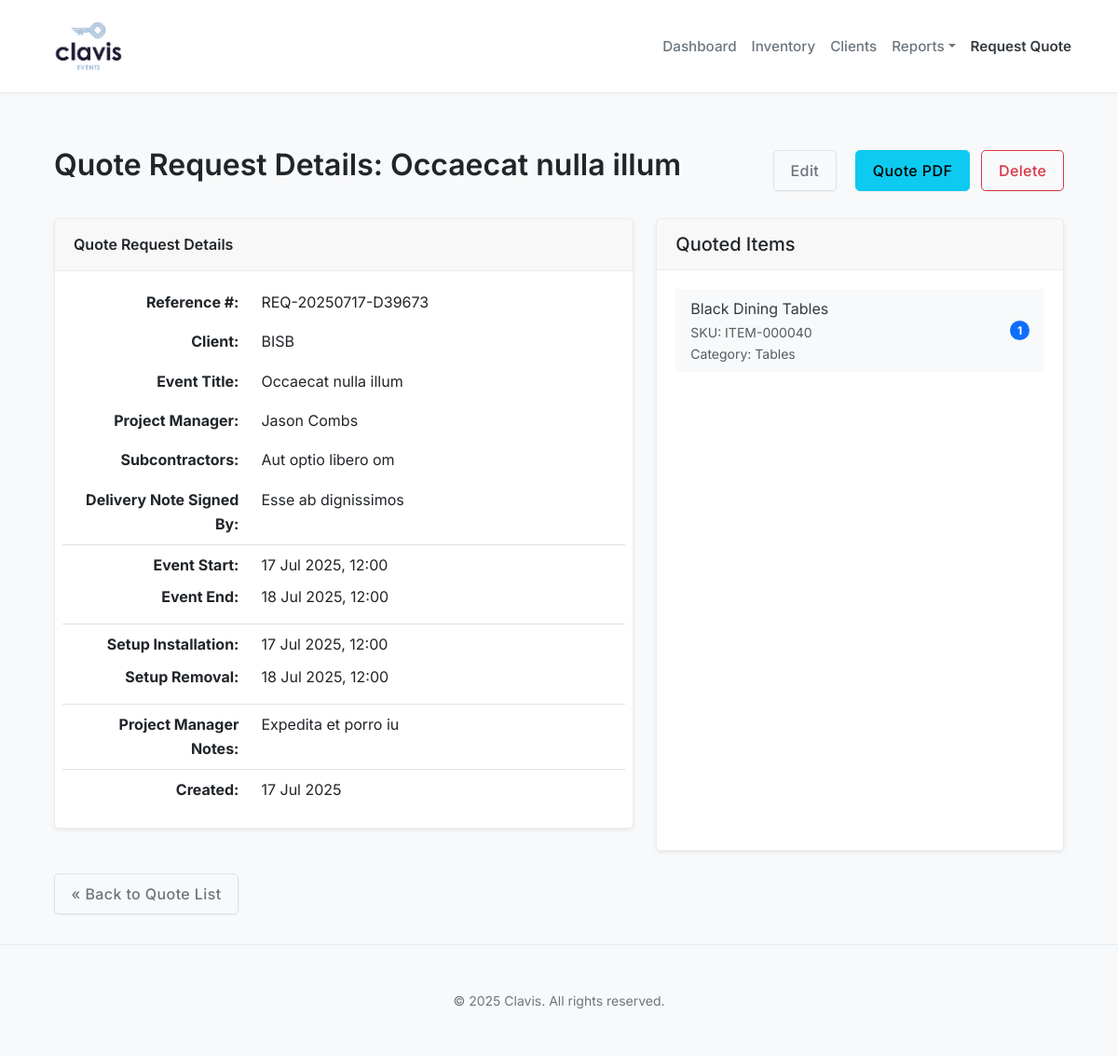
The page /request_quote/5/details/ on the database its author committed.
### request_quote/models.py (models this page shows, shortened)
class QuoteRequest(models.Model):
    client = models.ForeignKey(
        'clients.Client',  # <-- This is valid
        on_delete=models.SET_NULL,
        null=True,
        blank=True,
        related_name='%(class)ss',
        help_text="The client associated with this quote."
    )
    event_start_date = models.DateTimeField()
    setup_installation_datetime = models.DateTimeField()
    event_end_date = models.DateTimeField()
    setup_removal_datetime = models.DateTimeField()
    event_title = models.CharField(max_length=255)
    project_manager = models.ForeignKey(
        User,
        on_delete=models.SET_NULL,
        null=True,
        blank=True,
        related_name="quoted_projects",
        help_text="User assigned as Project Manager"
    )
    subcontractors = models.CharField(max_length=255, blank=True)
    delivery_note_signed_from = models.CharField(max_length=255, blank=True)
    date_created = models.DateField(auto_now_add=True)
    reference_number = models.CharField(max_length=50, unique=True, default=generate_reference_number)
    project_manager_notes = models.TextField(blank=True)

class QuoteRequestItem(BookingItemBase):
    booking = models.ForeignKey(
        QuoteRequest,
        on_delete=models.CASCADE,
        related_name='items',
        help_text="The quote request this item is linked to."
    )
    class Meta:
        unique_together = [['booking', 'item']]
        verbose_name = "Quote Request Item"
        verbose_name_plural = "Quote Request Items"

### clients/models.py (models this page shows, shortened)
class Client(models.Model):
    name = models.CharField(
        max_length=200,
        help_text="Client's full name or primary contact name if company."
    )
    company_name = models.CharField(
        max_length=200,
        blank=True, # Optional field
        null=True,  # Allow null in database
        help_text="Company name, if applicable."
    )
    contact_person = models.CharField(
        max_length=150,
        blank=True,
        null=True,
        help_text="Specific contact person at the company (if different from name)."
    )
    email = models.EmailField(
        unique=True, # Still unique if provided
        null=True,   # Allow NULL in the database (for optional unique fields)
        blank=True,  # Allow to be blank in forms
        help_text="Primary email address for the client (optional)."
    )
    phone = models.CharField(
        max_length=30, # Adjust max_length based on expected phone number formats
        blank=True,    # Allow to be blank in forms
        null=True,     # Allow NULL in the database
        help_text="Primary phone number for the client (optional)."
    )
    address = models.TextField(
        blank=True,
        null=True,
        help_text="Billing or primary address for the client."
    )
    created_at = models.DateTimeField(auto_now_add=True) # Timestamp for creation
    updated_at = models.DateTimeField(auto_now=True)    # Timestamp for last update
    class Meta:
        ordering = ['company_name', 'name'] # Order clients primarily by company, then name

### inventory/models.py (models this page shows, shortened)
class Item(models.Model):
    class DimensionUnit(models.TextChoices):
        CM = 'CM', _('Centimeters')
        IN = 'IN', _('Inches')
        MM = 'MM', _('Millimeters')
        M = 'M', _('Meters')
        DM = 'DM', _('Diameters')
    class ItemSourceType(models.TextChoices):
        OWNED = 'OWNED', _('Owned by Company')
        CLIENT_SUPPLIED = 'CLIENT_SUPPLIED', _('Supplied by Client for Event')
    item_source = models.CharField(
        max_length=20,
        choices=ItemSourceType.choices,
        default=ItemSourceType.OWNED,
        help_text="Indicates the source or ownership of the item."
    )
    name = models.CharField(
        max_length=200,
        help_text="Clear, descriptive name (e.g., 'White Folding Chair', '6ft Rectangular Table')."
    )
    description = models.TextField(
        blank=True,
        null=True,
        help_text="More detailed notes about the item."
    )
    sku = models.CharField(
        max_length=50,
        unique=True,
        blank=True,
        editable=False,
        help_text="System-generated unique Stock Keeping Unit."
    )
    category = models.ForeignKey(
        Category,
        on_delete=models.SET_NULL,
        null=True,
        blank=True,
        related_name='items',
        help_text="Category this item belongs to."
    )
    storage_location = models.CharField(
        max_length=200,
        blank=True,
        help_text="Physical storage location (e.g., Warehouse A, Shelf B-3)."
    )
    initial_quantity = models.PositiveIntegerField(
        default=0,
        help_text="Total number of this specific item owned or received from client." # Updated help_text
    )
    depth = models.DecimalField(max_digits=10, decimal_places=2, null=True, blank=True, help_text="Depth dimension (optional).")
    width = models.DecimalField(max_digits=10, decimal_places=2, null=True, blank=True, help_text="Width dimension (optional).")
    height = models.DecimalField(max_digits=10, decimal_places=2, null=True, blank=True, help_text="Height dimension (optional).")
    dimension_unit = models.CharField(
        max_length=5,
        choices=DimensionUnit.choices,
        default=DimensionUnit.CM,
        help_text="Units for the dimensions provided (Depth x Width x Height)."
    )
    image1 = models.ImageField( upload_to='item_images/', help_text="Primary image of the item." ) # Consider making optional if client items might not have images
    image2 = models.ImageField( upload_to='item_images/', blank=True, null=True, help_text="Optional second image of the item." )
    purchase_price = models.DecimalField(
        max_digits=10, decimal_places=2, null=True, blank=True,
        help_text="Cost of acquiring a single unit of this item (for valuation, N/A for client-supplied)."
    )
    rent_price_per_day = models.DecimalField(
        max_digits=10, decimal_places=2,
        help_text="Daily rental charge for a single unit of this item (N/A for client-supplied)."
    ) # Consider null=True, blank=True if client-supplied items have no rent price
    supplier = models.ForeignKey(
        'suppliers.Supplier',
        on_delete=models.SET_NULL, null=True, blank=True,
        related_name='supplied_items',
        help_text="Supplier this item was purchased from (optional, N/A for client-supplied)."
    )
    created_at = models.DateTimeField(auto_now_add=True)
    updated_at = models.DateTimeField(auto_now=True)
    class Meta:
        ordering = ['category', 'name']

class Category(models.Model):
    name = models.CharField(
        max_length=100,
        unique=True,
        help_text="Name of the category (e.g., Furniture, Linens, AV Equipment)."
    )
    parent = models.ForeignKey(
        'self',
        on_delete=models.CASCADE,
        null=True,
        blank=True,
        related_name='subcategories',
        help_text="Optional parent category for creating hierarchies."
    )
    class Meta:
        verbose_name_plural = "Categories"
        ordering = ['name']

### request_quote/views.py (the view)
# urls.py: path('<int:quote_id>/details/', views.quote_detail_view, name='quote_detail'),
def quote_detail_view(request, quote_id):
    quote = get_object_or_404(
        QuoteRequest.objects.select_related('project_manager','client').prefetch_related('items__item'),
        pk=quote_id
    )
    context = {
        'quote': quote,
        'page_title': f"Quote Request Details: {quote.event_title or quote.reference_number}"
    }
    return render(request, 'request_quote/quote_detail.html', context)

### request_quote/templates/request_quote/quote_detail.html (shortened to what this page needs)
{% extends 'base.html' %}
{% load static %}
{% load humanize %}
{% block content %}
<div class="container mt-4">
    <div class="d-flex justify-content-between align-items-center mb-4">
        <h1>{{ page_title }}</h1>
        <div>
            <a href="{% url 'request_quote:quote_edit' quote_id=quote.id %}" class="btn btn-outline-secondary me-2"> Edit</a>
            <a href="{% url 'request_quote:quote_pdf_view' quote_id=quote.id %}" target="_blank" class="btn btn-info ms-2"> Quote PDF</a>
            <a href="{% url 'request_quote:quote_delete' quote_id=quote.id %}" class="btn btn-outline-danger ms-2"> Delete</a>
        </div>
    </div>
    <div class="row g-4">
        <div class="col-lg-7">
            <div class="card shadow-sm mb-4">
                <div class="card-header">
                    Quote Request Details
                </div>
                <div class="card-body">
                    <dl class="row mb-0">
                        <dt class="col-sm-4 text-sm-end pb-2">Reference #:</dt>
                        <dd class="col-sm-8 pb-2">{{ quote.reference_number }}</dd>
                        <dt class="col-sm-4 text-sm-end pb-2">Client:</dt>
                        <dd class="col-sm-8 pb-2">{{ quote.client.name|default:"N/A" }}</dd>
                        <dt class="col-sm-4 text-sm-end pb-2">Event Title:</dt>
                        <dd class="col-sm-8 pb-2">{{ quote.event_title|default:"N/A" }}</dd>
                        {% if quote.project_manager %}
                        <dt class="col-sm-4 text-sm-end pb-2">Project Manager:</dt>
                        <dd class="col-sm-8 pb-2">{{ quote.project_manager.get_full_name|default:quote.project_manager.username }}</dd>
                        {% endif %}
                        {% if quote.subcontractors %}
                        <dt class="col-sm-4 text-sm-end pb-2">Subcontractors:</dt>
                        <dd class="col-sm-8 pb-2">{{ quote.subcontractors }}</dd>
                        {% endif %}
                        {% if quote.delivery_note_signed_from %}
                        <dt class="col-sm-4 text-sm-end pb-2">Delivery Note Signed By:</dt>
                        <dd class="col-sm-8 pb-2">{{ quote.delivery_note_signed_from }}</dd>
                        {% endif %}
                        <dt class="col-sm-4 text-sm-end pt-2 border-top">Event Start:</dt>
                        <dd class="col-sm-8 pt-2 border-top">{{ quote.event_start_date|date:"d M Y, H:i" }}</dd>
                        <dt class="col-sm-4 text-sm-end pb-2">Event End:</dt>
                        <dd class="col-sm-8 pb-2">{{ quote.event_end_date|date:"d M Y, H:i" }}</dd>
                        <dt class="col-sm-4 text-sm-end pt-2 border-top">Setup Installation:</dt>
                        <dd class="col-sm-8 pt-2 border-top">{{ quote.setup_installation_datetime|date:"d M Y, H:i" }}</dd>
                        <dt class="col-sm-4 text-sm-end pb-2">Setup Removal:</dt>
                        <dd class="col-sm-8 pb-2">{{ quote.setup_removal_datetime|date:"d M Y, H:i" }}</dd>
                        {% if quote.project_manager_notes %}
                        <dt class="col-sm-4 text-sm-end pb-2 pt-2 border-top">Project Manager Notes:</dt>
                        <dd class="col-sm-8 pb-2 pt-2 border-top">{{ quote.project_manager_notes|linebreaksbr|default:"N/A" }}</dd>
                        {% endif %}
                        <dt class="col-sm-4 text-sm-end pt-2 border-top">Created:</dt>
                        <dd class="col-sm-8 pt-2 border-top">{{ quote.date_created|date:"d M Y" }}</dd>
                    </dl>
                </div>
            </div>
        </div>
        <div class="col-lg-5">
            <div class="card shadow-sm h-100">
                <div class="card-header">
                    <h5 class="mb-0">Quoted Items</h5>
                </div>
                <div class="card-body">
                    {% if quote.items.all %}
                        <ul class="list-group list-group-flush">
                            {% for quote_item in quote.items.all %}
                                <li class="list-group-item d-flex justify-content-between align-items-center">
                                    <div>
                                        <a href="{% url 'inventory:item_detail' item_id=quote_item.item.id %}" class="text-decoration-none">
                                            {{ quote_item.item.name }}
                                        </a>
                                        <small class="text-muted d-block">SKU: {{ quote_item.item.sku }}</small>
                                        {% if quote_item.item.category %}
                                        <small class="text-muted d-block">Category: {{ quote_item.item.category.name }}</small>
                                        {% endif %}
                                    </div>
                                    <span class="badge bg-primary rounded-pill">{{ quote_item.quantity }}</span>
                                </li>
                            {% endfor %}
                        </ul>
                    {% else %}
                        <p class="text-muted">No items are included in this quote request.</p>
                    {% endif %}
                </div>
            </div>
        </div>
    </div>
    <div class="mt-4">
        <a href="{% url 'request_quote:quote_list' %}" class="btn btn-outline-secondary">« Back to Quote List</a>
    </div>
</div>
{% endblock %}

### static/css/style.css (style rules this page uses)
:root { --clavis-font-sans-serif: 'Inter', -apple-system, BlinkMacSystemFont, "Segoe UI", Roboto, "Helvetica Neue", Arial, sans-serif, "Apple Color Emoji", "Segoe UI Emoji", "Segoe UI Symbol"; --clavis-text-primary: #212529; --clavis-text-secondary: #6c757d; --clavis-text-muted: #868e96; --clavis-bg-page: #f8f9fa; --clavis-bg-content: #ffffff; --clavis-border-color: #dee2e6; --clavis-border-subtle: #e9ecef; --clavis-primary-accent: #343a40; --clavis-primary-accent-hover: #212529; --clavis-link-color: var(--clavis-primary-accent); --clavis-link-hover-color: var(--clavis-primary-accent-hover); --clavis-success: #198754; --clavis-danger: #dc3545; --clavis-warning: #ffc107; --clavis-info: #0dcaf0; --bs-body-font-family: var(--clavis-font-sans-serif); --bs-body-color: var(--clavis-text-primary); --bs-body-bg: var(--clavis-bg-page); --bs-link-decoration: none; --bs-border-radius: 0.3rem; --bs-card-border-color: var(--clavis-border-subtle); --bs-card-cap-bg: transparent; --bs-card-box-shadow: 0 2px 8px rgba(0,0,0,0.05); }
body { font-family: var(--bs-body-font-family); font-weight: 400; line-height: 1.65; background-color: var(--bs-body-bg); color: var(--bs-body-color); -webkit-font-smoothing: antialiased; -moz-osx-font-smoothing: grayscale; }
h1, h2, h3, h4, h5, h6, .h1, .h2, .h3, .h4, .h5, .h6 { font-weight: 500; color: var(--clavis-text-primary); margin-top: 0; margin-bottom: 0.75rem; line-height: 1.3; }
h1, .h1 { font-size: 2.0rem; font-weight: 600; }
a { color: var(--clavis-link-color); text-decoration: var(--bs-link-decoration); }
.card { border: 1px solid var(--clavis-border-subtle); box-shadow: var(--bs-card-box-shadow); border-radius: var(--bs-border-radius); margin-bottom: 2rem; background-color: var(--clavis-bg-content); }
.card-header { background-color: var(--bs-card-cap-bg); border-bottom: 1px solid var(--clavis-border-subtle); padding: 0.9rem 1.25rem; font-weight: 600; color: var(--clavis-text-primary); }
.card-body { padding: 1.25rem; }
.btn { border-radius: var(--bs-border-radius); padding: 0.55rem 1.1rem; font-weight: 500; letter-spacing: 0.025em; transition: all 0.15s ease-in-out; box-shadow: 0 1px 2px rgba(0,0,0,0.05); }
.btn-outline-secondary { color: var(--clavis-text-secondary); border-color: var(--clavis-border-color); }
.list-group-flush > .list-group-item { border-left-width: 0; border-right-width: 0; }

### rows shown on the page
QuoteRequest: reference_number "REQ-20250717-D39673", client.name "BISB", event_title "Occaecat nulla illum", project_manager.get_full_name "Jason Combs", subcontractors "Aut optio libero om", delivery_note_signed_from "Esse ab dignissimos", event_start_date "17 Jul 2025, 12:00", event_end_date "18 Jul 2025, 12:00", setup_installation_datetime "17 Jul 2025, 12:00", setup_removal_datetime "18 Jul 2025, 12:00", project_manager_notes "Expedita et porro iu", date_created "17 Jul 2025"
QuoteRequestItem: item.name "Black Dining Tables", item.sku "ITEM-000040", item.category.name "Tables", quantity "1"

### other values the page prints
{{ page_title }} "Quote Request Details: Occaecat nulla illum"
